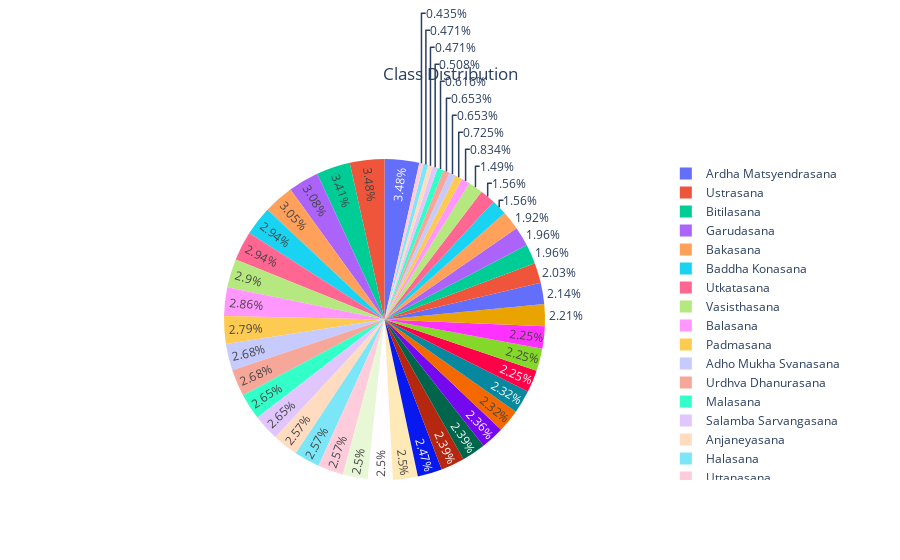
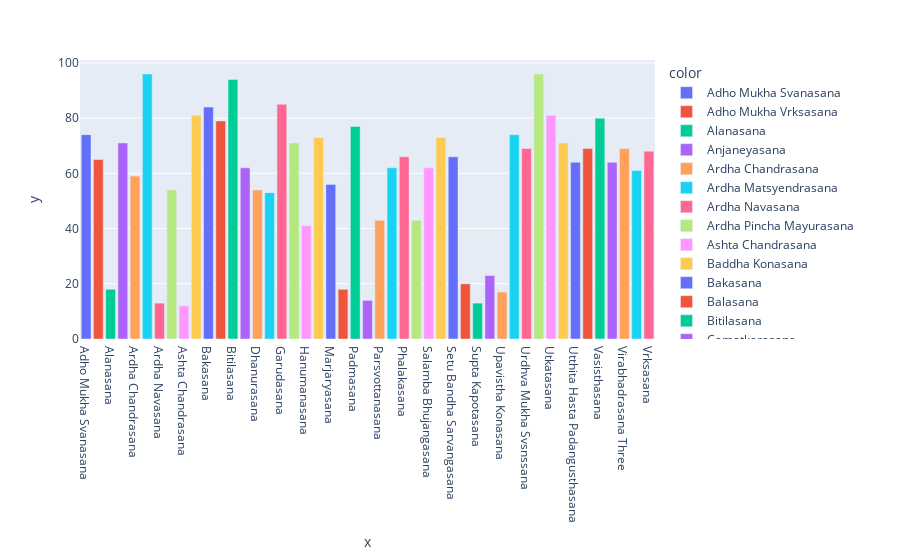

These figures' notebook cell, in order:
### Code cell
# Pie Plot
fig = px.pie(names=class_names, values=class_dis, title="Class Distribution")
fig.update_layout({'title':{'x':0.5}})
fig.show()

# Bar Plot
fig = px.bar(x=class_names, y=class_dis, color=class_names)
fig.show()

### Figure 1 — Plotly figure (JSON) as saved in the notebook; plotly's stock layout.template omitted (floating-point values rounded to 4 significant figures)
{"data": [{"domain": {"x": [0, 1], "y": [0, 1]}, "hovertemplate": "label=%{label}<br>value=%{value}<extra></extra>", "labels": ["Adho Mukha Svanasana", "Adho Mukha Vrksasana", "Alanasana", "Anjaneyasana", "Ardha Chandrasana", "Ardha Matsyendrasana", "Ardha Navasana", "Ardha Pincha Mayurasana", "Ashta Chandrasana", "Baddha Konasana", "Bakasana", "Balasana", "Bitilasana", "Camatkarasana", "Dhanurasana", "Eka Pada Rajakapotasana", "Garudasana", "Halasana", "Hanumanasana", "Malasana", "Marjaryasana", "Navasana", "Padmasana", "Parsva Virabhadrasana", "Parsvottanasana", "Paschimottanasana", "Phalakasana", "Pincha Mayurasana", "Salamba Bhujangasana", "Salamba Sarvangasana", "Setu Bandha Sarvangasana", "Sivasana", "Supta Kapotasana", "Trikonasana", "Upavistha Konasana", "Urdhva Dhanurasana", "Urdhva Mukha Svsnssana", "Ustrasana", "Utkatasana", "Uttanasana", "Utthita Hasta Padangusthasana", "Utthita Parsvakonasana", "Vasisthasana", "Virabhadrasana One", "Virabhadrasana Three", "Virabhadrasana Two", "Vrksasana"], "legendgroup": "", "name": "", "showlegend": true, "type": "pie", "values": [74, 65, 18, 71, 59, 96, 13, 54, 12, 81, 84, 79, 94, 62, 54, 53, 85, 71, 41, 73, 56, 18, 77, 14, 43, 62, 66, 43, 62, 73, 66, 20, 13, 23, 17, 74, 69, 96, 81, 71, 64, 69, 80, 64, 69, 61, 68]}], "layout": {"legend": {"tracegroupgap": 0}, "title": {"text": "Class Distribution", "x": 0.5}}}

### Figure 2 — Plotly figure (JSON) as saved in the notebook; plotly's stock layout.template omitted (floating-point values rounded to 4 significant figures)
{"data": [{"alignmentgroup": "True", "hovertemplate": "color=Adho Mukha Svanasana<br>x=%{x}<br>y=%{y}<extra></extra>", "legendgroup": "Adho Mukha Svanasana", "marker": {"color": "#636efa", "pattern": {"shape": ""}}, "name": "Adho Mukha Svanasana", "offsetgroup": "Adho Mukha Svanasana", "orientation": "v", "showlegend": true, "textposition": "auto", "type": "bar", "x": ["Adho Mukha Svanasana"], "xaxis": "x", "y": [74], "yaxis": "y"}, {"alignmentgroup": "True", "hovertemplate": "color=Adho Mukha Vrksasana<br>x=%{x}<br>y=%{y}<extra></extra>", "legendgroup": "Adho Mukha Vrksasana", "marker": {"color": "#EF553B", "pattern": {"shape": ""}}, "name": "Adho Mukha Vrksasana", "offsetgroup": "Adho Mukha Vrksasana", "orientation": "v", "showlegend": true, "textposition": "auto", "type": "bar", "x": ["Adho Mukha Vrksasana"], "xaxis": "x", "y": [65], "yaxis": "y"}, {"alignmentgroup": "True", "hovertemplate": "color=Alanasana<br>x=%{x}<br>y=%{y}<extra></extra>", "legendgroup": "Alanasana", "marker": {"color": "#00cc96", "pattern": {"shape": ""}}, "name": "Alanasana", "offsetgroup": "Alanasana", "orientation": "v", "showlegend": true, "textposition": "auto", "type": "bar", "x": ["Alanasana"], "xaxis": "x", "y": [18], "yaxis": "y"}, {"alignmentgroup": "True", "hovertemplate": "color=Anjaneyasana<br>x=%{x}<br>y=%{y}<extra></extra>", "legendgroup": "Anjaneyasana", "marker": {"color": "#ab63fa", "pattern": {"shape": ""}}, "name": "Anjaneyasana", "offsetgroup": "Anjaneyasana", "orientation": "v", "showlegend": true, "textposition": "auto", "type": "bar", "x": ["Anjaneyasana"], "xaxis": "x", "y": [71], "yaxis": "y"}, {"alignmentgroup": "True", "hovertemplate": "color=Ardha Chandrasana<br>x=%{x}<br>y=%{y}<extra></extra>", "legendgroup": "Ardha Chandrasana", "marker": {"color": "#FFA15A", "pattern": {"shape": ""}}, "name": "Ardha Chandrasana", "offsetgroup": "Ardha Chandrasana", "orientation": "v", "showlegend": true, "textposition": "auto", "type": "bar", "x": ["Ardha Chandrasana"], "xaxis": "x", "y": [59], "yaxis": "y"}, {"alignmentgroup": "True", "hovertemplate": "color=Ardha Matsyendrasana<br>x=%{x}<br>y=%{y}<extra></extra>", "legendgroup": "Ardha Matsyendrasana", "marker": {"color": "#19d3f3", "pattern": {"shape": ""}}, "name": "Ardha Matsyendrasana", "offsetgroup": "Ardha Matsyendrasana", "orientation": "v", "showlegend": true, "textposition": "auto", "type": "bar", "x": ["Ardha Matsyendrasana"], "xaxis": "x", "y": [96], "yaxis": "y"}, {"alignmentgroup": "True", "hovertemplate": "color=Ardha Navasana<br>x=%{x}<br>y=%{y}<extra></extra>", "legendgroup": "Ardha Navasana", "marker": {"color": "#FF6692", "pattern": {"shape": ""}}, "name": "Ardha Navasana", "offsetgroup": "Ardha Navasana", "orientation": "v", "showlegend": true, "textposition": "auto", "type": "bar", "x": ["Ardha Navasana"], "xaxis": "x", "y": [13], "yaxis": "y"}, {"alignmentgroup": "True", "hovertemplate": "color=Ardha Pincha Mayurasana<br>x=%{x}<br>y=%{y}<extra></extra>", "legendgroup": "Ardha Pincha Mayurasana", "marker": {"color": "#B6E880", "pattern": {"shape": ""}}, "name": "Ardha Pincha Mayurasana", "offsetgroup": "Ardha Pincha Mayurasana", "orientation": "v", "showlegend": true, "textposition": "auto", "type": "bar", "x": ["Ardha Pincha Mayurasana"], "xaxis": "x", "y": [54], "yaxis": "y"}, {"alignmentgroup": "True", "hovertemplate": "color=Ashta Chandrasana<br>x=%{x}<br>y=%{y}<extra></extra>", "legendgroup": "Ashta Chandrasana", "marker": {"color": "#FF97FF", "pattern": {"shape": ""}}, "name": "Ashta Chandrasana", "offsetgroup": "Ashta Chandrasana", "orientation": "v", "showlegend": true, "textposition": "auto", "type": "bar", "x": ["Ashta Chandrasana"], "xaxis": "x", "y": [12], "yaxis": "y"}, {"alignmentgroup": "True", "hovertemplate": "color=Baddha Konasana<br>x=%{x}<br>y=%{y}<extra></extra>", "legendgroup": "Baddha Konasana", "marker": {"color": "#FECB52", "pattern": {"shape": ""}}, "name": "Baddha Konasana", "offsetgroup": "Baddha Konasana", "orientation": "v", "showlegend": true, "textposition": "auto", "type": "bar", "x": ["Baddha Konasana"], "xaxis": "x", "y": [81], "yaxis": "y"}, {"alignmentgroup": "True", "hovertemplate": "color=Bakasana<br>x=%{x}<br>y=%{y}<extra></extra>", "legendgroup": "Bakasana", "marker": {"color": "#636efa", "pattern": {"shape": ""}}, "name": "Bakasana", "offsetgroup": "Bakasana", "orientation": "v", "showlegend": true, "textposition": "auto", "type": "bar", "x": ["Bakasana"], "xaxis": "x", "y": [84], "yaxis": "y"}, {"alignmentgroup": "True", "hovertemplate": "color=Balasana<br>x=%{x}<br>y=%{y}<extra></extra>", "legendgroup": "Balasana", "marker": {"color": "#EF553B", "pattern": {"shape": ""}}, "name": "Balasana", "offsetgroup": "Balasana", "orientation": "v", "showlegend": true, "textposition": "auto", "type": "bar", "x": ["Balasana"], "xaxis": "x", "y": [79], "yaxis": "y"}, {"alignmentgroup": "True", "hovertemplate": "color=Bitilasana<br>x=%{x}<br>y=%{y}<extra></extra>", "legendgroup": "Bitilasana", "marker": {"color": "#00cc96", "pattern": {"shape": ""}}, "name": "Bitilasana", "offsetgroup": "Bitilasana", "orientation": "v", "showlegend": true, "textposition": "auto", "type": "bar", "x": ["Bitilasana"], "xaxis": "x", "y": [94], "yaxis": "y"}, {"alignmentgroup": "True", "hovertemplate": "color=Camatkarasana<br>x=%{x}<br>y=%{y}<extra></extra>", "legendgroup": "Camatkarasana", "marker": {"color": "#ab63fa", "pattern": {"shape": ""}}, "name": "Camatkarasana", "offsetgroup": "Camatkarasana", "orientation": "v", "showlegend": true, "textposition": "auto", "type": "bar", "x": ["Camatkarasana"], "xaxis": "x", "y": [62], "yaxis": "y"}, {"alignmentgroup": "True", "hovertemplate": "color=Dhanurasana<br>x=%{x}<br>y=%{y}<extra></extra>", "legendgroup": "Dhanurasana", "marker": {"color": "#FFA15A", "pattern": {"shape": ""}}, "name": "Dhanurasana", "offsetgroup": "Dhanurasana", "orientation": "v", "showlegend": true, "textposition": "auto", "type": "bar", "x": ["Dhanurasana"], "xaxis": "x", "y": [54], "yaxis": "y"}, {"alignmentgroup": "True", "hovertemplate": "color=Eka Pada Rajakapotasana<br>x=%{x}<br>y=%{y}<extra></extra>", "legendgroup": "Eka Pada Rajakapotasana", "marker": {"color": "#19d3f3", "pattern": {"shape": ""}}, "name": "Eka Pada Rajakapotasana", "offsetgroup": "Eka Pada Rajakapotasana", "orientation": "v", "showlegend": true, "textposition": "auto", "type": "bar", "x": ["Eka Pada Rajakapotasana"], "xaxis": "x", "y": [53], "yaxis": "y"}, {"alignmentgroup": "True", "hovertemplate": "color=Garudasana<br>x=%{x}<br>y=%{y}<extra></extra>", "legendgroup": "Garudasana", "marker": {"color": "#FF6692", "pattern": {"shape": ""}}, "name": "Garudasana", "offsetgroup": "Garudasana", "orientation": "v", "showlegend": true, "textposition": "auto", "type": "bar", "x": ["Garudasana"], "xaxis": "x", "y": [85], "yaxis": "y"}, {"alignmentgroup": "True", "hovertemplate": "color=Halasana<br>x=%{x}<br>y=%{y}<extra></extra>", "legendgroup": "Halasana", "marker": {"color": "#B6E880", "pattern": {"shape": ""}}, "name": "Halasana", "offsetgroup": "Halasana", "orientation": "v", "showlegend": true, "textposition": "auto", "type": "bar", "x": ["Halasana"], "xaxis": "x", "y": [71], "yaxis": "y"}, {"alignmentgroup": "True", "hovertemplate": "color=Hanumanasana<br>x=%{x}<br>y=%{y}<extra></extra>", "legendgroup": "Hanumanasana", "marker": {"color": "#FF97FF", "pattern": {"shape": ""}}, "name": "Hanumanasana", "offsetgroup": "Hanumanasana", "orientation": "v", "showlegend": true, "textposition": "auto", "type": "bar", "x": ["Hanumanasana"], "xaxis": "x", "y": [41], "yaxis": "y"}, {"alignmentgroup": "True", "hovertemplate": "color=Malasana<br>x=%{x}<br>y=%{y}<extra></extra>", "legendgroup": "Malasana", "marker": {"color": "#FECB52", "pattern": {"shape": ""}}, "name": "Malasana", "offsetgroup": "Malasana", "orientation": "v", "showlegend": true, "textposition": "auto", "type": "bar", "x": ["Malasana"], "xaxis": "x", "y": [73], "yaxis": "y"}, {"alignmentgroup": "True", "hovertemplate": "color=Marjaryasana<br>x=%{x}<br>y=%{y}<extra></extra>", "legendgroup": "Marjaryasana", "marker": {"color": "#636efa", "pattern": {"shape": ""}}, "name": "Marjaryasana", "offsetgroup": "Marjaryasana", "orientation": "v", "showlegend": true, "textposition": "auto", "type": "bar", "x": ["Marjaryasana"], "xaxis": "x", "y": [56], "yaxis": "y"}, {"alignmentgroup": "True", "hovertemplate": "color=Navasana<br>x=%{x}<br>y=%{y}<extra></extra>", "legendgroup": "Navasana", "marker": {"color": "#EF553B", "pattern": {"shape": ""}}, "name": "Navasana", "offsetgroup": "Navasana", "orientation": "v", "showlegend": true, "textposition": "auto", "type": "bar", "x": ["Navasana"], "xaxis": "x", "y": [18], "yaxis": "y"}, {"alignmentgroup": "True", "hovertemplate": "color=Padmasana<br>x=%{x}<br>y=%{y}<extra></extra>", "legendgroup": "Padmasana", "marker": {"color": "#00cc96", "pattern": {"shape": ""}}, "name": "Padmasana", "offsetgroup": "Padmasana", "orientation": "v", "showlegend": true, "textposition": "auto", "type": "bar", "x": ["Padmasana"], "xaxis": "x", "y": [77], "yaxis": "y"}, {"alignmentgroup": "True", "hovertemplate": "color=Parsva Virabhadrasana<br>x=%{x}<br>y=%{y}<extra></extra>", "legendgroup": "Parsva Virabhadrasana", "marker": {"color": "#ab63fa", "pattern": {"shape": ""}}, "name": "Parsva Virabhadrasana", "offsetgroup": "Parsva Virabhadrasana", "orientation": "v", "showlegend": true, "textposition": "auto", "type": "bar", "x": ["Parsva Virabhadrasana"], "xaxis": "x", "y": [14], "yaxis": "y"}, {"alignmentgroup": "True", "hovertemplate": "color=Parsvottanasana<br>x=%{x}<br>y=%{y}<extra></extra>", "legendgroup": "Parsvottanasana", "marker": {"color": "#FFA15A", "pattern": {"shape": ""}}, "name": "Parsvottanasana", "offsetgroup": "Parsvottanasana", "orientation": "v", "showlegend": true, "textposition": "auto", "type": "bar", "x": ["Parsvottanasana"], "xaxis": "x", "y": [43], "yaxis": "y"}, {"alignmentgroup": "True", "hovertemplate": "color=Paschimottanasana<br>x=%{x}<br>y=%{y}<extra></extra>", "legendgroup": "Paschimottanasana", "marker": {"color": "#19d3f3", "pattern": {"shape": ""}}, "name": "Paschimottanasana", "offsetgroup": "Paschimottanasana", "orientation": "v", "showlegend": true, "textposition": "auto", "type": "bar", "x": ["Paschimottanasana"], "xaxis": "x", "y": [62], "yaxis": "y"}, {"alignmentgroup": "True", "hovertemplate": "color=Phalakasana<br>x=%{x}<br>y=%{y}<extra></extra>", "legendgroup": "Phalakasana", "marker": {"color": "#FF6692", "pattern": {"shape": ""}}, "name": "Phalakasana", "offsetgroup": "Phalakasana", "orientation": "v", "showlegend": true, "textposition": "auto", "type": "bar", "x": ["Phalakasana"], "xaxis": "x", "y": [66], "yaxis": "y"}, {"alignmentgroup": "True", "hovertemplate": "color=Pincha Mayurasana<br>x=%{x}<br>y=%{y}<extra></extra>", "legendgroup": "Pincha Mayurasana", "marker": {"color": "#B6E880", "pattern": {"shape": ""}}, "name": "Pincha Mayurasana", "offsetgroup": "Pincha Mayurasana", "orientation": "v", "showlegend": true, "textposition": "auto", "type": "bar", "x": ["Pincha Mayurasana"], "xaxis": "x", "y": [43], "yaxis": "y"}, {"alignmentgroup": "True", "hovertemplate": "color=Salamba Bhujangasana<br>x=%{x}<br>y=%{y}<extra></extra>", "legendgroup": "Salamba Bhujangasana", "marker": {"color": "#FF97FF", "pattern": {"shape": ""}}, "name": "Salamba Bhujangasana", "offsetgroup": "Salamba Bhujangasana", "orientation": "v", "showlegend": true, "textposition": "auto", "type": "bar", "x": ["Salamba Bhujangasana"], "xaxis": "x", "y": [62], "yaxis": "y"}, {"alignmentgroup": "True", "hovertemplate": "color=Salamba Sarvangasana<br>x=%{x}<br>y=%{y}<extra></extra>", "legendgroup": "Salamba Sarvangasana", "marker": {"color": "#FECB52", "pattern": {"shape": ""}}, "name": "Salamba Sarvangasana", "offsetgroup": "Salamba Sarvangasana", "orientation": "v", "showlegend": true, "textposition": "auto", "type": "bar", "x": ["Salamba Sarvangasana"], "xaxis": "x", "y": [73], "yaxis": "y"}, {"alignmentgroup": "True", "hovertemplate": "color=Setu Bandha Sarvangasana<br>x=%{x}<br>y=%{y}<extra></extra>", "legendgroup": "Setu Bandha Sarvangasana", "marker": {"color": "#636efa", "pattern": {"shape": ""}}, "name": "Setu Bandha Sarvangasana", "offsetgroup": "Setu Bandha Sarvangasana", "orientation": "v", "showlegend": true, "textposition": "auto", "type": "bar", "x": ["Setu Bandha Sarvangasana"], "xaxis": "x", "y": [66], "yaxis": "y"}, {"alignmentgroup": "True", "hovertemplate": "color=Sivasana<br>x=%{x}<br>y=%{y}<extra></extra>", "legendgroup": "Sivasana", "marker": {"color": "#EF553B", "pattern": {"shape": ""}}, "name": "Sivasana", "offsetgroup": "Sivasana", "orientation": "v", "showlegend": true, "textposition": "auto", "type": "bar", "x": ["Sivasana"], "xaxis": "x", "y": [20], "yaxis": "y"}, {"alignmentgroup": "True", "hovertemplate": "color=Supta Kapotasana<br>x=%{x}<br>y=%{y}<extra></extra>", "legendgroup": "Supta Kapotasana", "marker": {"color": "#00cc96", "pattern": {"shape": ""}}, "name": "Supta Kapotasana", "offsetgroup": "Supta Kapotasana", "orientation": "v", "showlegend": true, "textposition": "auto", "type": "bar", "x": ["Supta Kapotasana"], "xaxis": "x", "y": [13], "yaxis": "y"}, {"alignmentgroup": "True", "hovertemplate": "color=Trikonasana<br>x=%{x}<br>y=%{y}<extra></extra>", "legendgroup": "Trikonasana", "marker": {"color": "#ab63fa", "pattern": {"shape": ""}}, "name": "Trikonasana", "offsetgroup": "Trikonasana", "orientation": "v", "showlegend": true, "textposition": "auto", "type": "bar", "x": ["Trikonasana"], "xaxis": "x", "y": [23], "yaxis": "y"}, {"alignmentgroup": "True", "hovertemplate": "color=Upavistha Konasana<br>x=%{x}<br>y=%{y}<extra></extra>", "legendgroup": "Upavistha Konasana", "marker": {"color": "#FFA15A", "pattern": {"shape": ""}}, "name": "Upavistha Konasana", "offsetgroup": "Upavistha Konasana", "orientation": "v", "showlegend": true, "textposition": "auto", "type": "bar", "x": ["Upavistha Konasana"], "xaxis": "x", "y": [17], "yaxis": "y"}, {"alignmentgroup": "True", "hovertemplate": "color=Urdhva Dhanurasana<br>x=%{x}<br>y=%{y}<extra></extra>", "legendgroup": "Urdhva Dhanurasana", "marker": {"color": "#19d3f3", "pattern": {"shape": ""}}, "name": "Urdhva Dhanurasana", "offsetgroup": "Urdhva Dhanurasana", "orientation": "v", "showlegend": true, "textposition": "auto", "type": "bar", "x": ["Urdhva Dhanurasana"], "xaxis": "x", "y": [74], "yaxis": "y"}, {"alignmentgroup": "True", "hovertemplate": "color=Urdhva Mukha Svsnssana<br>x=%{x}<br>y=%{y}<extra></extra>", "legendgroup": "Urdhva Mukha Svsnssana", "marker": {"color": "#FF6692", "pattern": {"shape": ""}}, "name": "Urdhva Mukha Svsnssana", "offsetgroup": "Urdhva Mukha Svsnssana", "orientation": "v", "showlegend": true, "textposition": "auto", "type": "bar", "x": ["Urdhva Mukha Svsnssana"], "xaxis": "x", "y": [69], "yaxis": "y"}, {"alignmentgroup": "True", "hovertemplate": "color=Ustrasana<br>x=%{x}<br>y=%{y}<extra></extra>", "legendgroup": "Ustrasana", "marker": {"color": "#B6E880", "pattern": {"shape": ""}}, "name": "Ustrasana", "offsetgroup": "Ustrasana", "orientation": "v", "showlegend": true, "textposition": "auto", "type": "bar", "x": ["Ustrasana"], "xaxis": "x", "y": [96], "yaxis": "y"}, {"alignmentgroup": "True", "hovertemplate": "color=Utkatasana<br>x=%{x}<br>y=%{y}<extra></extra>", "legendgroup": "Utkatasana", "marker": {"color": "#FF97FF", "pattern": {"shape": ""}}, "name": "Utkatasana", "offsetgroup": "Utkatasana", "orientation": "v", "showlegend": true, "textposition": "auto", "type": "bar", "x": ["Utkatasana"], "xaxis": "x", "y": [81], "yaxis": "y"}, {"alignmentgroup": "True", "hovertemplate": "color=Uttanasana<br>x=%{x}<br>y=%{y}<extra></extra>", "legendgroup": "Uttanasana", "marker": {"color": "#FECB52", "pattern": {"shape": ""}}, "name": "Uttanasana", "offsetgroup": "Uttanasana", "orientation": "v", "showlegend": true, "textposition": "auto", "type": "bar", "x": ["Uttanasana"], "xaxis": "x", "y": [71], "yaxis": "y"}, {"alignmentgroup": "True", "hovertemplate": "color=Utthita Hasta Padangusthasana<br>x=%{x}<br>y=%{y}<extra></extra>", "legendgroup": "Utthita Hasta Padangusthasana", "marker": {"color": "#636efa", "pattern": {"shape": ""}}, "name": "Utthita Hasta Padangusthasana", "offsetgroup": "Utthita Hasta Padangusthasana", "orientation": "v", "showlegend": true, "textposition": "auto", "type": "bar", "x": ["Utthita Hasta Padangusthasana"], "xaxis": "x", "y": [64], "yaxis": "y"}, {"alignmentgroup": "True", "hovertemplate": "color=Utthita Parsvakonasana<br>x=%{x}<br>y=%{y}<extra></extra>", "legendgroup": "Utthita Parsvakonasana", "marker": {"color": "#EF553B", "pattern": {"shape": ""}}, "name": "Utthita Parsvakonasana", "offsetgroup": "Utthita Parsvakonasana", "orientation": "v", "showlegend": true, "textposition": "auto", "type": "bar", "x": ["Utthita Parsvakonasana"], "xaxis": "x", "y": [69], "yaxis": "y"}, {"alignmentgroup": "True", "hovertemplate": "color=Vasisthasana<br>x=%{x}<br>y=%{y}<extra></extra>", "legendgroup": "Vasisthasana", "marker": {"color": "#00cc96", "pattern": {"shape": ""}}, "name": "Vasisthasana", "offsetgroup": "Vasisthasana", "orientation": "v", "showlegend": true, "textposition": "auto", "type": "bar", "x": ["Vasisthasana"], "xaxis": "x", "y": [80], "yaxis": "y"}, {"alignmentgroup": "True", "hovertemplate": "color=Virabhadrasana One<br>x=%{x}<br>y=%{y}<extra></extra>", "legendgroup": "Virabhadrasana One", "marker": {"color": "#ab63fa", "pattern": {"shape": ""}}, "name": "Virabhadrasana One", "offsetgroup": "Virabhadrasana One", "orientation": "v", "showlegend": true, "textposition": "auto", "type": "bar", "x": ["Virabhadrasana One"], "xaxis": "x", "y": [64], "yaxis": "y"}, {"alignmentgroup": "True", "hovertemplate": "color=Virabhadrasana Three<br>x=%{x}<br>y=%{y}<extra></extra>", "legendgroup": "Virabhadrasana Three", "marker": {"color": "#FFA15A", "pattern": {"shape": ""}}, "name": "Virabhadrasana Three", "offsetgroup": "Virabhadrasana Three", "orientation": "v", "showlegend": true, "textposition": "auto", "type": "bar", "x": ["Virabhadrasana Three"], "xaxis": "x", "y": [69], "yaxis": "y"}, {"alignmentgroup": "True", "hovertemplate": "color=Virabhadrasana Two<br>x=%{x}<br>y=%{y}<extra></extra>", "legendgroup": "Virabhadrasana Two", "marker": {"color": "#19d3f3", "pattern": {"shape": ""}}, "name": "Virabhadrasana Two", "offsetgroup": "Virabhadrasana Two", "orientation": "v", "showlegend": true, "textposition": "auto", "type": "bar", "x": ["Virabhadrasana Two"], "xaxis": "x", "y": [61], "yaxis": "y"}, {"alignmentgroup": "True", "hovertemplate": "color=Vrksasana<br>x=%{x}<br>y=%{y}<extra></extra>", "legendgroup": "Vrksasana", "marker": {"color": "#FF6692", "pattern": {"shape": ""}}, "name": "Vrksasana", "offsetgroup": "Vrksasana", "orientation": "v", "showlegend": true, "textposition": "auto", "type": "bar", "x": ["Vrksasana"], "xaxis": "x", "y": [68], "yaxis": "y"}], "layout": {"barmode": "relative", "legend": {"title": {"text": "color"}, "tracegroupgap": 0}, "margin": {"t": 60}, "xaxis": {"anchor": "y", "domain": [0, 1], "title": {"text": "x"}}, "yaxis": {"anchor": "x", "domain": [0, 1], "title": {"text": "y"}}}}
